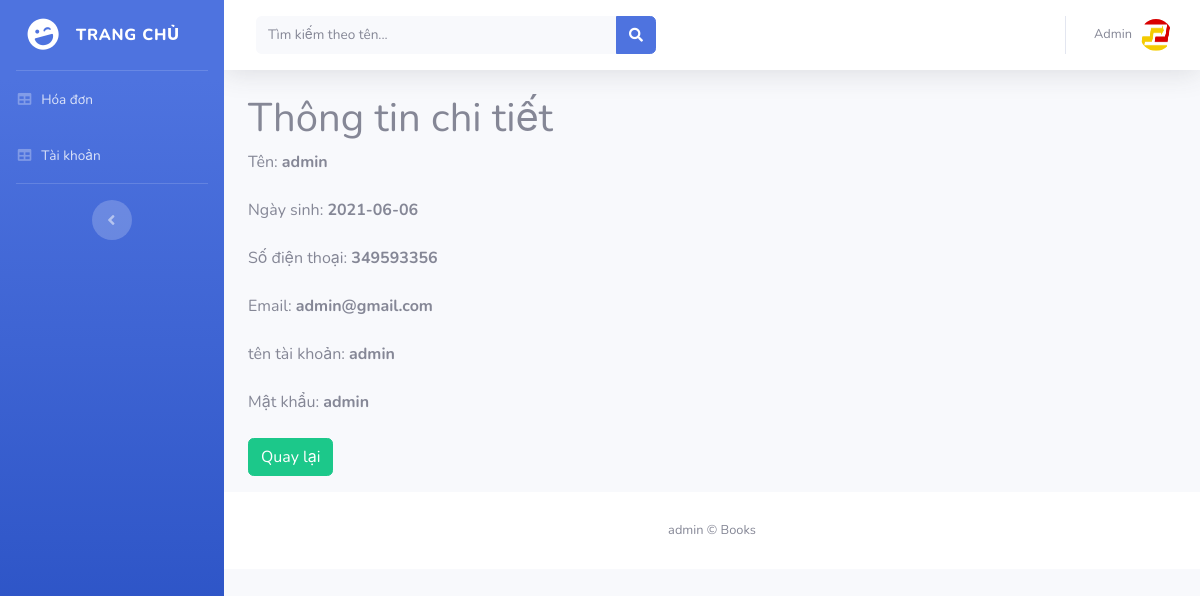
/admin/readuser.php?id=1 (signed in), run on the app's committed database.
### tables this page shows
CREATE TABLE `employee` (
  `id` int(11) NOT NULL,
  `username` varchar(200) NOT NULL,
  `password` varchar(200) NOT NULL,
  `name` varchar(200) NOT NULL,
  `dob` date NOT NULL,
  `phonenumber` int(20) NOT NULL,
  `email` varchar(30) NOT NULL
);

### admin/readuser.php (the view, shortened to what this page needs)
<?php
if (isset($_SESSION['userid']) && isset($_SESSION['username'])) {
?>
<!DOCTYPE html>
<html lang="en">
<head>
  <link href="vendor/fontawesome-free/css/all.min.css" rel="stylesheet" type="text/css">
  <link href="css/sb-admin-2.min.css" rel="stylesheet">
</head>
<body id="page-top">
  <div id="wrapper">
    <?php include("include/menu.php"); ?>
    <div id="content-wrapper" class="d-flex flex-column">
      <div id="content">
        <nav class="navbar navbar-expand navbar-light bg-white topbar mb-4 static-top shadow">
          <form class="d-none d-sm-inline-block form-inline mr-auto ml-md-3 my-2 my-md-0 mw-100 navbar-search">
            <div class="input-group">
              <input type="text" class="form-control bg-light border-0 small" placeholder="Tìm kiếm theo tên..." name="var" aria-label="Search" aria-describedby="basic-addon2" value="<?php if(isset($_GET['var'])) {echo $_GET['var'];} ?>">
              <div class="input-group-append">
                <button class="btn btn-primary" type="submit">
                  <i class="fas fa-search fa-sm"></i>
                </button>
              </div>
            </div>
          </form>
          <ul class="navbar-nav ml-auto">
            <li class="nav-item dropdown no-arrow">
              <a class="nav-link dropdown-toggle" href="#" id="userDropdown" role="button" data-toggle="dropdown" aria-haspopup="true" aria-expanded="false">
                <span class="mr-2 d-none d-lg-inline text-gray-600 small">Admin</span>
                <img class="img-profile rounded-circle" src="logo/title.png">
              </a>
            </li>
          </ul>
        </nav>
        <div class="wrapper">
        <div class="container-fluid">
            <div class="row">
                <div class="col-md-12">
                    <div class="page-header">
                        <h1>Thông tin chi tiết</h1>
                    </div>
                    <?php
                   $id=$_GET['id'];
                   $con=mysqli_connect("localhost","root","","pam");
                   $sel="SELECT * FROM employee WHERE id='$id'";
                   $rk=$con->query($sel);
                   while($row=$rk->fetch_assoc()){
                  ?>
                    <div class="form-group">
                        <label>Tên:</label>
                        <strong class="form-control-static"><?php echo $row["name"]; ?></strong>
                    </div>
                    <div class="form-group">
                        <label>Ngày sinh: </label>
                        <strong class="form-control-static"><?php echo $row["dob"]; ?></strong>
                    </div>
                    <div class="form-group">
                        <label>Số điện thoại: </label>
                        <strong class="form-control-static"><?php echo $row["phonenumber"]; ?></strong>
                    </div>
                    <div class="form-group">
                        <label>Email: </label>
                        <strong class="form-control-static"><?php echo $row["email"]; ?></strong>
                    </div>
                    <div class="form-group">
                        <label>tên tài khoản: </label>
                        <strong class="form-control-static"><?php echo $row["username"]; ?></strong>
                    </div>
                    <div class="form-group">
                        <label>Mật khẩu: </label>
                        <strong class="form-control-static"><?php echo $row["password"]; ?></strong>
                    </div>
                    <p><a href="user.php" class="btn btn-success">Quay lại</a></p>
                    </div>
                <?php } ?>
            </div>
        </div>
    </div>
      <footer class="sticky-footer bg-white">
        <div class="container my-auto">
          <div class="copyright text-center my-auto">
            <span>admin &copy; Books </span>
          </div>
        </div>
      </footer>
    </div>
  </div>
</body>
</html>
<?php
}else{
     header("Location: index.php");
     exit();
}
 ?>

### data on the page
employee: name "admin", dob "2021-06-06", phonenumber "349593356", email "admin@gmail.com", username "admin", password "admin"
